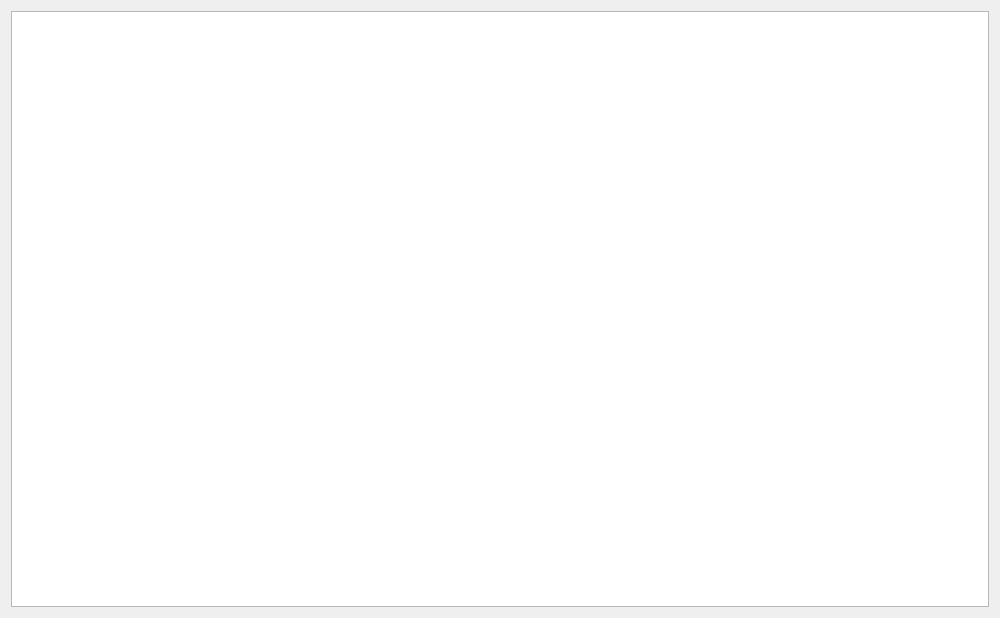
<?xml version="1.0" encoding="UTF-8"?>
<ui version="4.0">
 <class>ModrinthDetail</class>
 <widget class="QWidget" name="ModrinthDetail">
  <property name="geometry">
   <rect>
    <x>0</x>
    <y>0</y>
    <width>1000</width>
    <height>618</height>
   </rect>
  </property>
  <property name="windowTitle">
   <string>ModrinthDetail</string>
  </property>
  <layout class="QGridLayout" name="gridLayout_2">
   <item row="1" column="0">
    <layout class="QHBoxLayout" name="url_layout"/>
   </item>
   <item row="0" column="0">
    <layout class="QGridLayout" name="result_layout">
     <property name="spacing">
      <number>0</number>
     </property>
    </layout>
   </item>
   <item row="2" column="0">
    <widget class="ListWidget" name="version_list"/>
   </item>
  </layout>
 </widget>
 <customwidgets>
  <customwidget>
   <class>ListWidget</class>
   <extends>QListWidget</extends>
   <header>qfluentwidgets</header>
  </customwidget>
 </customwidgets>
 <resources/>
 <connections/>
</ui>
